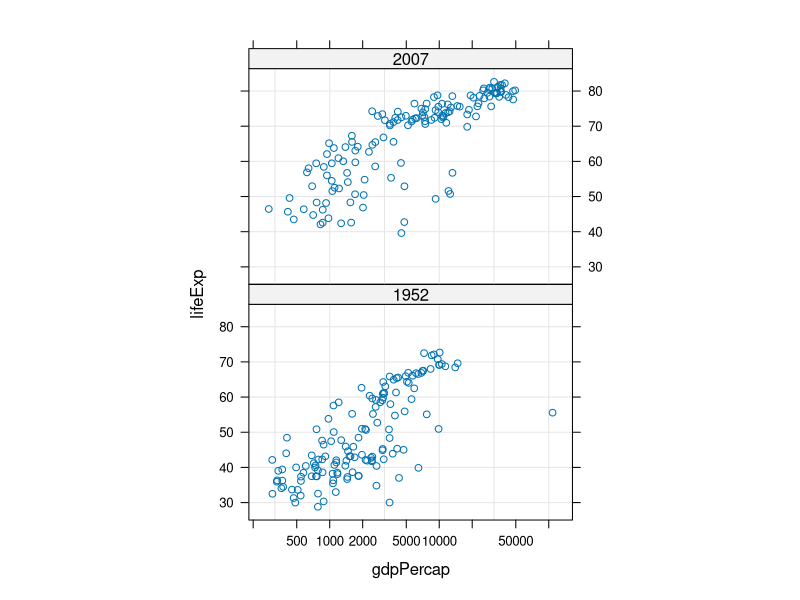
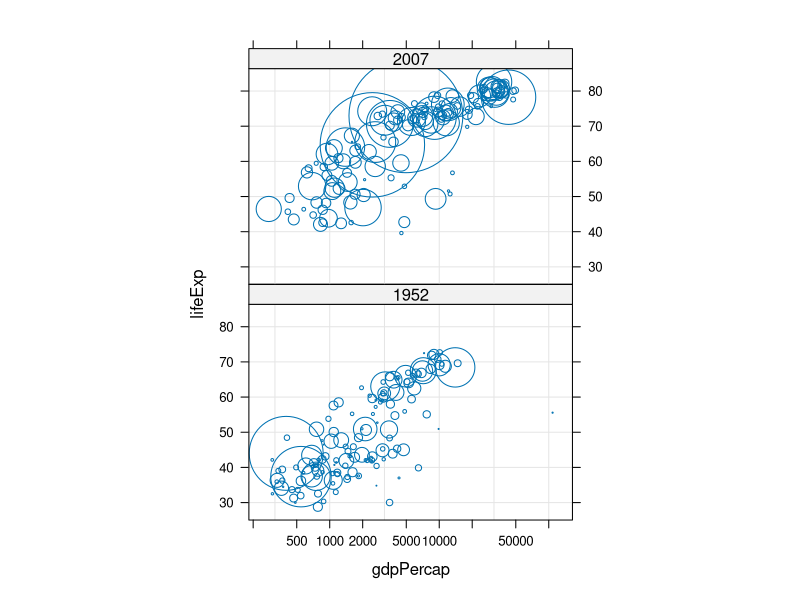
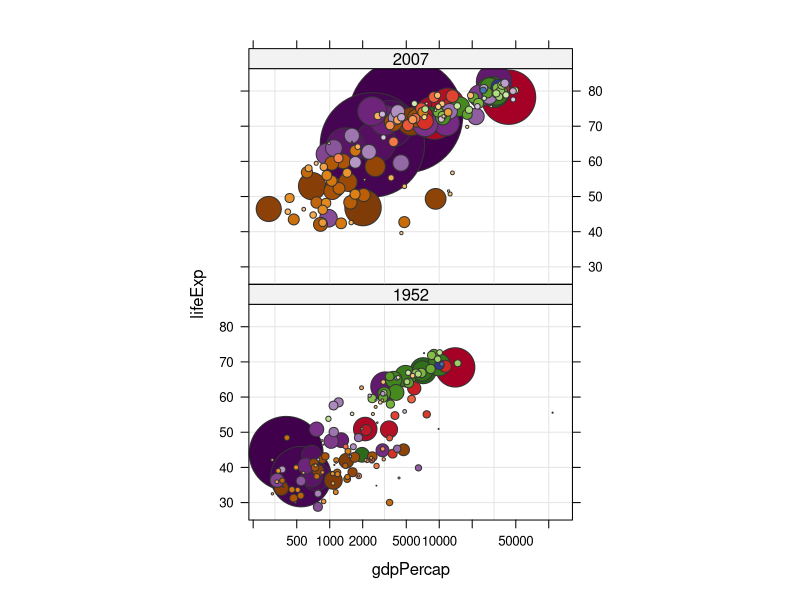
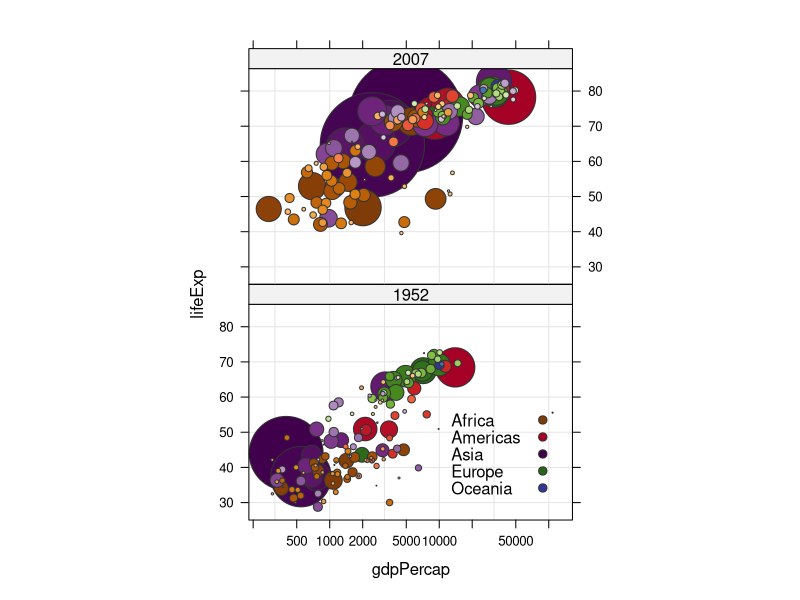

Source code (R) for these figures, in order:
kDat <- read.delim("gapminderWithColorsAndSorted.txt", as.is = 7) # protect colour
library(lattice)
str(kDat)
jYear <- c(1952, 2007)
yDat <- subset(kDat, year %in% jYear)
str(yDat)

# start with simple scatterplot of gdp (log scale) vs year by continent
xyplot(lifeExp ~ gdpPercap | factor(year), yDat, aspect = 2/3,
       grid = TRUE, scales = list(x = list(log = 10, equispaced.log = FALSE)))
# now add the panel function, no change seen
#xyplot(lifeExp ~ gdpPercap | factor(year), yDat, aspect = 2/3,
#       grid = TRUE, scales = list(x = list(log = 10, equispaced.log = FALSE),
#       panel = function(...) {
#        panel.xyplot(...)
#       }))

# again no change, adding x,y into the panel function
#xyplot(lifeExp ~ gdpPercap | factor(year), yDat, aspect = 2/3,
#       grid = TRUE, scales = list(x = list(log = 10, equispaced.log = FALSE),
#       panel = function(x, y, ...) {
#        panel.xyplot(x, y, ...)
#       }))

# getting more advanced: sizing each coutry by relative to its population
jCexDivisor <- 1500  # arbitrary scaling constant
jPch <- 21
xyplot(lifeExp ~ gdpPercap | factor(year), yDat, aspect = 2/3,
       grid = TRUE, scales = list(x = list(log = 10, equispaced.log = FALSE)),
       cex = sqrt(yDat$pop/pi)/jCexDivisor, 
       panel = function(x, y, ..., cex, subscripts) {
         panel.xyplot(x, y, cex = cex[subscripts], pch = jPch, ...)
       })

# getting beautiful: assigning each country a colour
jDarkGray <- 'grey20'
xyplot(lifeExp ~ gdpPercap | factor(year), yDat, aspect = 2/3,
       grid = TRUE, scales = list(x = list(log = 10, equispaced.log = FALSE)),
       cex = sqrt(yDat$pop/pi)/jCexDivisor, fill.color = yDat$color,
       col = jDarkGray,
       panel = function(x, y, ..., cex, fill.color, subscripts) {
         panel.xyplot(x, y, cex = cex[subscripts],
                      pch = jPch, fill = fill.color[subscripts], ...)
       })

# adding a legend (key)
continentColors <- read.delim("gapminderContinentColors.txt", as.is = 3) # protect colour
continentKey <-
  with(continentColors,
       list(x = 0.95, y = 0.05, corner = c(1, 0),
            text = list(as.character(continent)),
            points = list(pch = jPch, col = jDarkGray, fill = color)))
xyplot(lifeExp ~ gdpPercap | factor(year), yDat, aspect = 2/3,
       grid = TRUE, scales = list(x = list(log = 10, equispaced.log = FALSE)),
       cex = sqrt(yDat$pop/pi)/jCexDivisor, fill.color = yDat$color,
       col = jDarkGray, key = continentKey,
       panel = function(x, y, ..., cex, fill.color, subscripts) {
         panel.xyplot(x, y, cex = cex[subscripts],
                      pch = jPch, fill = fill.color[subscripts], ...)
       },
       layout = c(1, 2))